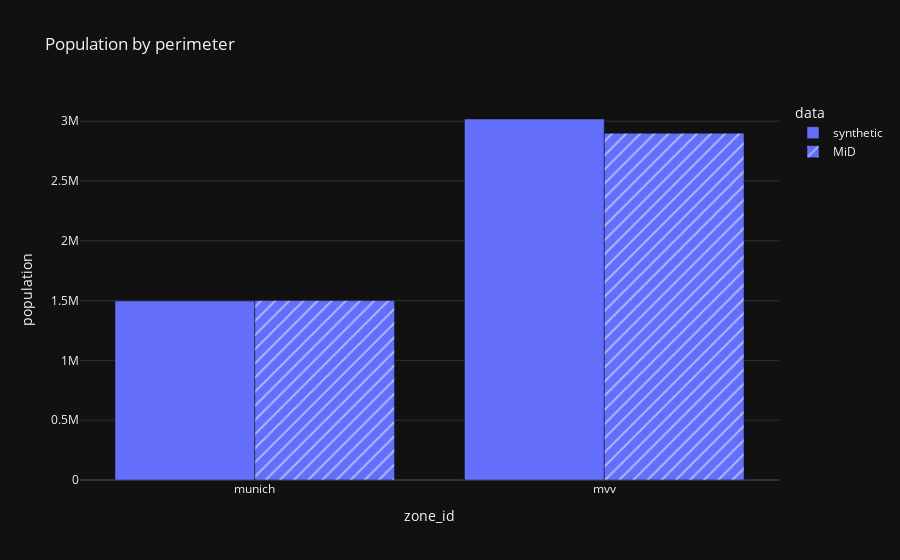

The code cell stored with this chart in its notebook:
### Markdown cell above
### Total population

Extracted from Chapter 1

### Code cell
df = home_zones(df_persons[["household_id"]], ["mvv", "munich"]).groupby(
    "zone_id").size().reset_index(name = "population").assign(data = "synthetic")
df["population"] /= input_sampling_factor

df = pd.concat([df, pd.DataFrame.from_records([
    { "zone_id": "mvv", "population": 2.9 * 1e6, "data": "MiD" },
    { "zone_id": "munich", "population": 1.5 * 1e6, "data": "MiD" },
])])

px.bar(
    df, x = "zone_id", y = "population", pattern_shape = "data", barmode = "group",
    title = "Population by perimeter"
)

### Figure 1 — Plotly figure (JSON) as saved in the notebook; plotly's stock layout.template omitted (floating-point values rounded to 4 significant figures)
{"data": [{"alignmentgroup": "True", "hovertemplate": "data=synthetic<br>zone_id=%{x}<br>population=%{y}<extra></extra>", "legendgroup": "synthetic", "marker": {"color": "#636efa", "pattern": {"shape": ""}}, "name": "synthetic", "offsetgroup": "synthetic", "orientation": "v", "showlegend": true, "textposition": "auto", "type": "bar", "x": ["munich", "mvv"], "xaxis": "x", "y": [1496000.0, 3018000.0], "yaxis": "y"}, {"alignmentgroup": "True", "hovertemplate": "data=MiD<br>zone_id=%{x}<br>population=%{y}<extra></extra>", "legendgroup": "MiD", "marker": {"color": "#636efa", "pattern": {"shape": "/"}}, "name": "MiD", "offsetgroup": "MiD", "orientation": "v", "showlegend": true, "textposition": "auto", "type": "bar", "x": ["mvv", "munich"], "xaxis": "x", "y": [2900000.0, 1500000.0], "yaxis": "y"}], "layout": {"barmode": "group", "legend": {"title": {"text": "data"}, "tracegroupgap": 0}, "title": {"text": "Population by perimeter"}, "xaxis": {"anchor": "y", "domain": [0, 1], "title": {"text": "zone_id"}}, "yaxis": {"anchor": "x", "domain": [0, 1], "title": {"text": "population"}}}}
